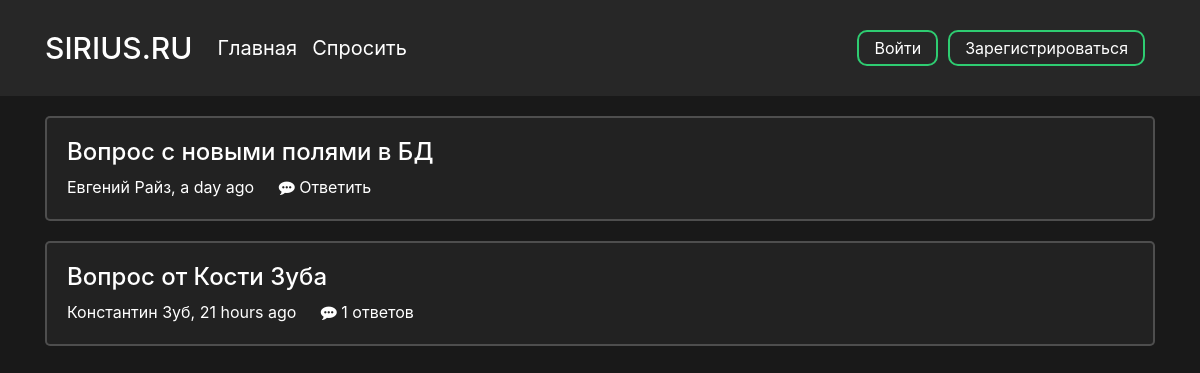
Page /main on the earlier database version.
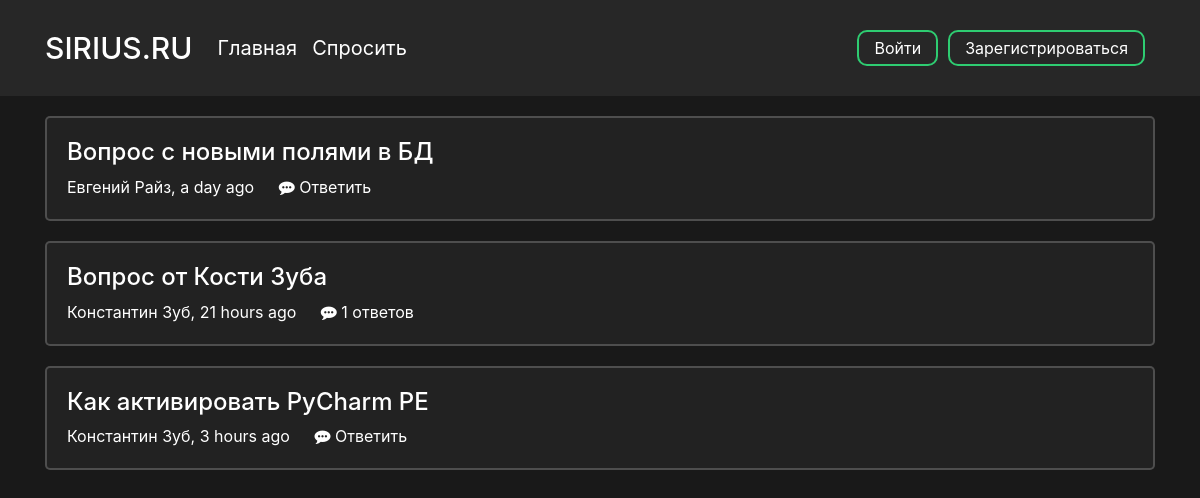
Same page on the later database version.
### data/questions.py (models this page shows)
class Question(SqlAlchemyBase):
    __tablename__ = 'questions'
    id = sqlalchemy.Column(sqlalchemy.Integer,
                           primary_key=True, autoincrement=True)
    title = sqlalchemy.Column(sqlalchemy.String)
    text = sqlalchemy.Column(sqlalchemy.String)
    user_id = sqlalchemy.Column(sqlalchemy.Integer,
                                sqlalchemy.ForeignKey("users.id"))
    user = orm.relation('User')
    created_date = sqlalchemy.Column(sqlalchemy.DateTime,
                                      default=datetime.datetime.utcnow)
    def get_answers(self):
        from data import db_session
        db_sess = db_session.create_session()
        answers= db_sess.query(Answer).filter(Answer.question_id == self.id).all()
        return answers

### data/users.py (models this page shows, shortened)
class User(SqlAlchemyBase, UserMixin):
    __tablename__ = 'users'
    id = sqlalchemy.Column(sqlalchemy.Integer,
                           primary_key=True, autoincrement=True)
    surname = sqlalchemy.Column(sqlalchemy.String, nullable=True)
    name = sqlalchemy.Column(sqlalchemy.String, nullable=True)
    image_file = sqlalchemy.Column(sqlalchemy.String, nullable=False, default='default.jpg')
    age = sqlalchemy.Column(sqlalchemy.Integer, nullable=True)
    country = sqlalchemy.Column(sqlalchemy.String, nullable=True)
    city = sqlalchemy.Column(sqlalchemy.String, nullable=True)
    email = sqlalchemy.Column(sqlalchemy.String,
                              index=True, unique=True, nullable=True)
    hashed_password = sqlalchemy.Column(sqlalchemy.String, nullable=True)
    registration_date = sqlalchemy.Column(sqlalchemy.DateTime,
                                      default=datetime.datetime.utcnow)

### main.py (the view)
@app.route("/main", methods=["GET", "POST"])
def main_page():
    db_sess = db_session.create_session()
    questions = db_sess.query(Question).all()
    return render_template(
        "main.html",
        title="Ответы S1RIYS.RU",
        questions=questions,
    )

### data/db_session.py (called while the page is built)
def create_session() -> Session:
    global __factory
    return __factory()

### templates/main.html
<head>
    <link rel="stylesheet" type="text/css" href="{{ url_for('static', filename='css/main.css')}}">
</head>
{% extends "base.html" %}
{% block content %}
    <div class="questions">
        {% for item in questions%}
            <div class="col-md6 question_card">
                <h4><a href="{{ url_for('question_page', question_id = item.id) }}">{{item.title}}</a></h4>
                <p class="author">
                    <a href="{{ url_for('profile_page', profile_id = item.user.id) }}">{{item.user.name}} {{item.user.surname}}</a>,
                    {{ moment(item.created_date).fromNow(refresh=True) }}
                </p>
                <p class="answers">
                    {% set answer_count = item.get_answers()|length %}
                    {% if answer_count == 0 %}
                    <a href="{{ url_for('question_page', question_id = item.id) }}">
                        <i class="fa fa-commenting" aria-hidden="true"></i>
                        Ответить
                    </a>
                    {% else %}
                    <a href="{{ url_for('question_page', question_id = item.id) }}">
                        <i class="fa fa-commenting" aria-hidden="true"></i>
                        {{ item.get_answers()|length }} ответов
                    </a>
                    {% endif %}
                </p>
            </div>
        {% endfor %}
    </div>
{% endblock %}

Differences in the rows shown:
added Question: title "Как активировать PyCharm PE", user.name "Константин", user.surname "Зуб", created_date "3 hours ago"
